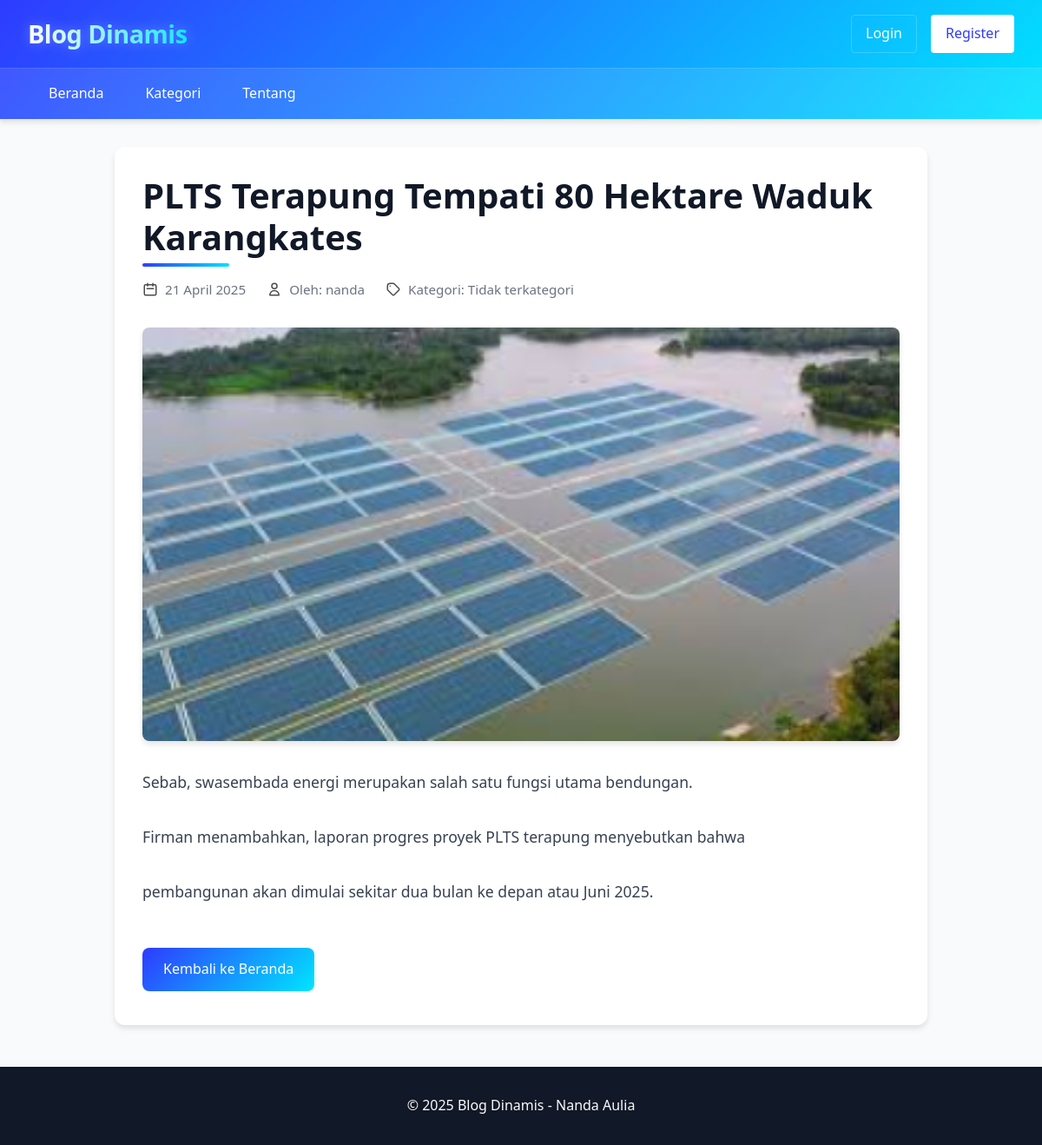
The page /article.php?id=6 on the database its author committed.
### tables this page shows
CREATE TABLE IF NOT EXISTS `article` (
  `article_id` int NOT NULL AUTO_INCREMENT,
  `title` varchar(255) NOT NULL,
  `slug` varchar(100) NOT NULL,
  `content` text NOT NULL,
  `excerpt` varchar(255) DEFAULT NULL,
  `image_path` varchar(255) DEFAULT NULL,
  `status` enum('draft','published') DEFAULT 'draft',
  `published_at` datetime DEFAULT NULL,
  `created_at` timestamp NULL DEFAULT CURRENT_TIMESTAMP,
  `updated_at` timestamp NULL DEFAULT CURRENT_TIMESTAMP ON UPDATE CURRENT_TIMESTAMP,
  PRIMARY KEY (`article_id`),
  UNIQUE KEY `slug` (`slug`)
);

### article.php (the view, shortened to what this page needs)
<?php
require_once 'db_connect.php';
$article_id = $_GET['id'];
$query = "
    SELECT
        a.article_id,
        a.title,
        a.content,
        a.published_at,
        a.image_path,
        GROUP_CONCAT(DISTINCT au.name SEPARATOR ', ') AS authors,
        GROUP_CONCAT(DISTINCT c.name SEPARATOR ', ') AS categories
    FROM
        article a
    LEFT JOIN
        article_author aa ON a.article_id = aa.article_id
    LEFT JOIN
        author au ON aa.author_id = au.author_id
    LEFT JOIN
        article_category ac ON a.article_id = ac.article_id
    LEFT JOIN
        category c ON ac.category_id = c.category_id
    WHERE
        a.article_id = ? AND a.status = 'published'
    GROUP BY
        a.article_id
";
$stmt = mysqli_prepare($conn, $query);
mysqli_stmt_bind_param($stmt, 'i', $article_id);
mysqli_stmt_execute($stmt);
$result = mysqli_stmt_get_result($stmt);
$article = mysqli_fetch_assoc($result);
?>
<!DOCTYPE html>
<html lang="id">
<head>
    <link rel="stylesheet" href="styles/article.css">
</head>
<body>
    <header>
        <div class="header-container">
            <h1>Blog Dinamis</h1>
            <div class="user-section">
                <?php if(isset($_SESSION['user_id'])): ?>
                    <div class="user-profile">
                        <p>Selamat datang, <?php echo htmlspecialchars($_SESSION['username']); ?>!</p>
                        <a href="add_article.php" class="btn">Tambah Artikel</a>
                        <a href="logout.php" class="btn">Logout</a>
                    </div>
                <?php else: ?>
                    <div class="auth-buttons">
                        <a href="login.php" class="btn btn-login">Login</a>
                        <a href="register.php" class="btn btn-register">Register</a>
                    </div>
                <?php endif; ?>
            </div>
        </div>
        <nav>
            <ul>
                <li><a href="index.php">Beranda</a></li>
                <li><a href="#">Kategori</a></li>
                <li><a href="#">Tentang</a></li>
            </ul>
        </nav>
    </header>
    <main>
        <article class="single-article">
            <h2><?php echo htmlspecialchars($article['title']); ?></h2>
            <div class="article-meta">
                <span class="date">
                    <?php echo date('d F Y', strtotime($article['published_at'])); ?>
                </span>
                <span class="authors">
                    Oleh: <?php echo htmlspecialchars($article['authors'] ?? 'Penulis tidak diketahui'); ?>
                </span>
                <span class="categories">
                    Kategori: <?php echo htmlspecialchars($article['categories'] ?? 'Tidak terkategori'); ?>
                </span>
            </div>
            <?php if (!empty($article['image_path'])): ?>
                <div class="article-image">
                    <img src="<?php echo htmlspecialchars($article['image_path']); ?>" alt="<?php echo htmlspecialchars($article['title']); ?>">
                </div>
            <?php endif; ?>
            <div class="article-content">
                <?php
                    echo nl2br(htmlspecialchars($article['content']));
                ?>
            </div>
            <a href="index.php" class="btn">Kembali ke Beranda</a>
        </article>
    </main>
    <footer>
        <p>&copy; <?php echo date('Y'); ?> Blog Dinamis - Nanda Aulia</p>
    </footer>
</body>
</html>

### rows shown on the page
article: title "PLTS Terapung Tempati 80 Hektare Waduk Karangkates", published_at "21 April 2025", image_path (picture), content "Sebab, swasembada energi merupakan salah satu fungsi utama bendungan. Firman menambahkan, laporan progres proyek PLTS terapung menyebutkan bahwa pembangunan akan dimulai sekitar dua bulan ke depan atau Juni 2025."

### other values the page prints
$article['authors'] "nanda"
$article['categories'] "Tidak terkategori"
